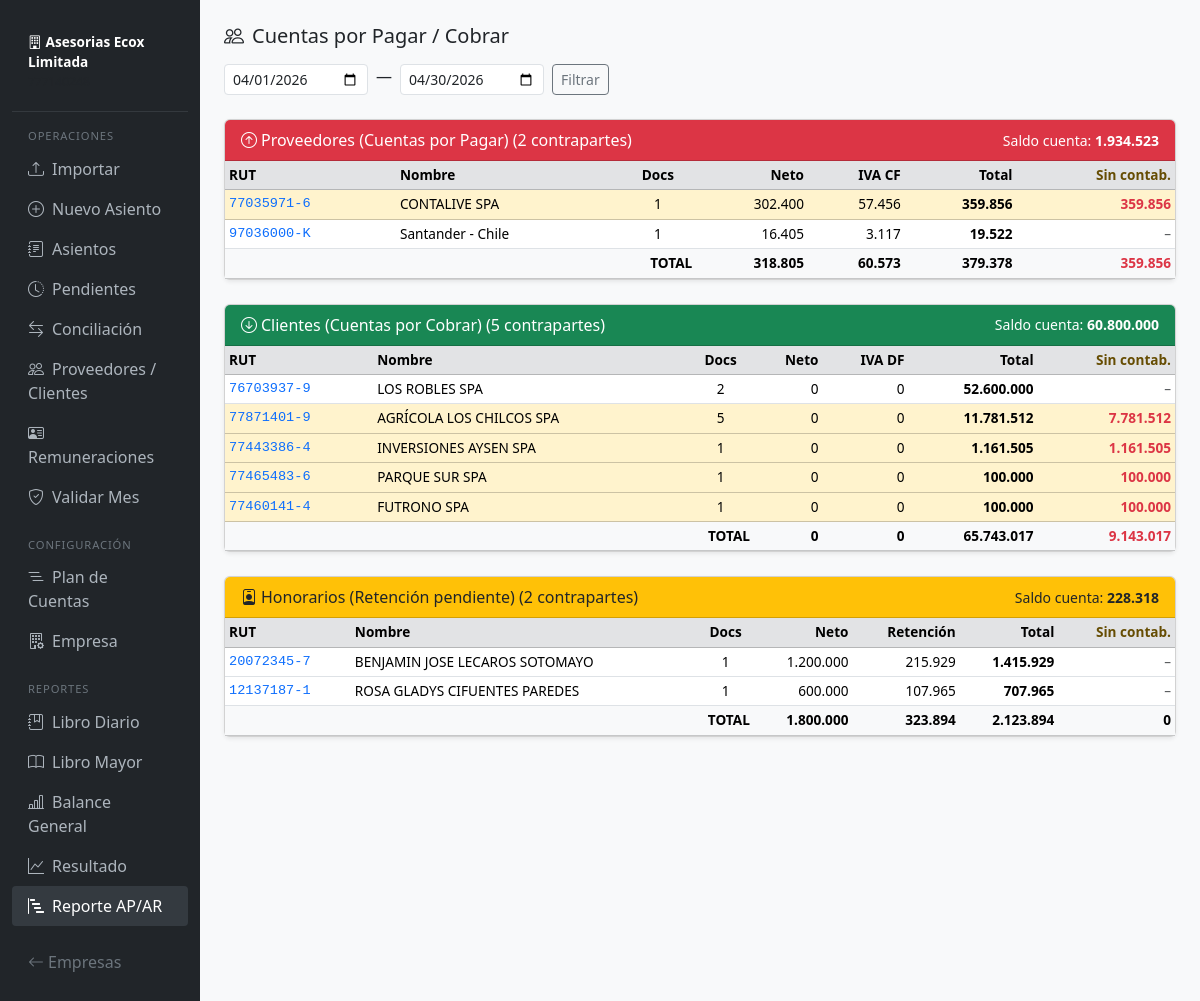
/empresa/2/reportes/ap-ar, run on the app's committed database.
### models.py (models this page shows, shortened)
class Empresa(db.Model):
    __tablename__ = 'empresas'
    id = db.Column(db.Integer, primary_key=True)
    rut = db.Column(db.String(12), unique=True, nullable=False)
    razon_social = db.Column(db.String(200), nullable=False)
    nombre_fantasia = db.Column(db.String(200))
    giro = db.Column(db.String(300))
    activa = db.Column(db.Boolean, default=True)
    clave_sii = db.Column(db.String(200))   # clave portal SII (opcional)
    cuentas = db.relationship('Cuenta', backref='empresa', lazy='dynamic')
    asientos = db.relationship('Asiento', backref='empresa', lazy='dynamic')
    documentos_sii = db.relationship('DocumentoSII', backref='empresa', lazy='dynamic')
    movimientos_banco = db.relationship('MovimientoBanco', backref='empresa', lazy='dynamic')
    reglas = db.relationship('ReglaClasificacion', backref='empresa', lazy='dynamic')

class DocumentoSII(db.Model):
    __tablename__ = 'documentos_sii'
    id = db.Column(db.Integer, primary_key=True)
    empresa_id = db.Column(db.Integer, db.ForeignKey('empresas.id'), nullable=False)
    tipo_libro = db.Column(db.String(15), nullable=False)  # COMPRAS, VENTAS, HONORARIOS
    tipo_dte = db.Column(db.String(10))                    # 33, 34, 39, 61, etc.
    folio = db.Column(db.String(20))
    fecha = db.Column(db.Date)
    rut_contraparte = db.Column(db.String(12))
    razon_social_contraparte = db.Column(db.String(200))
    monto_exento = db.Column(db.Float, default=0.0)
    monto_neto = db.Column(db.Float, default=0.0)
    iva = db.Column(db.Float, default=0.0)
    total = db.Column(db.Float, default=0.0)
    procesado = db.Column(db.Boolean, default=False)
    asiento_id = db.Column(db.Integer, db.ForeignKey('asientos.id'), nullable=True)
    archivo_origen = db.Column(db.String(300))
    conciliacion_id = db.Column(db.Integer, db.ForeignKey('conciliaciones.id'), nullable=True)
    asiento = db.relationship('Asiento', foreign_keys=[asiento_id])
    conciliacion = db.relationship('Conciliacion', backref=db.backref('documentos', lazy='select'))

### routes/reportes.py (the view, shortened to what this page needs)
@bp.route('/empresa/<int:eid>/reportes/ap-ar')
def ap_ar(eid):
    empresa = Empresa.query.get_or_404(eid)
    desde, hasta = _rango_fechas()
    rut_detalle = request.args.get('rut')
    tipo_detalle = request.args.get('tipo')  # COMPRAS, VENTAS, HONORARIOS
    def _resumen(tipo_libro):
        return (db.session.query(
            DocumentoSII.rut_contraparte,
            func.max(DocumentoSII.razon_social_contraparte).label('razon_social'),
            func.count(DocumentoSII.id).label('ndocs'),
            func.sum(DocumentoSII.monto_neto).label('total_neto'),
            func.sum(DocumentoSII.iva).label('total_iva'),
            func.sum(DocumentoSII.total).label('total_bruto'),
            func.sum(case(
                (DocumentoSII.procesado == False, DocumentoSII.total),
                else_=0
            )).label('sin_contabilizar'),
        )
        .filter(
            DocumentoSII.empresa_id == eid,
            DocumentoSII.tipo_libro == tipo_libro,
            DocumentoSII.fecha >= desde,
            DocumentoSII.fecha <= hasta,
        )
        .group_by(DocumentoSII.rut_contraparte)
        .order_by(func.sum(DocumentoSII.total).desc())
        .all())
    proveedores = _resumen('COMPRAS')
    clientes    = _resumen('VENTAS')
    honorarios  = _resumen('HONORARIOS')
    def _saldo_cuenta(codigo):
        c = Cuenta.query.filter_by(empresa_id=eid, codigo=codigo).first()
        return c.saldo(hasta=hasta) if c else 0.0
    saldo_proveedores = _saldo_cuenta('2.1.01')
    saldo_clientes    = _saldo_cuenta('1.1.03')
    saldo_honorarios  = _saldo_cuenta('2.1.04')
    docs_detalle = []
    return render_template('reportes/ap_ar.html',
        empresa=empresa, desde=desde, hasta=hasta,
        proveedores=proveedores, clientes=clientes, honorarios=honorarios,
        saldo_proveedores=saldo_proveedores,
        saldo_clientes=saldo_clientes,
        saldo_honorarios=saldo_honorarios,
        docs_detalle=docs_detalle,
        rut_detalle=rut_detalle,
        tipo_detalle=tipo_detalle,
    )

### models.py (called while the page is built)
    def saldo(self, desde=None, hasta=None):
        q = self.lineas.join(Asiento).filter(Asiento.estado == 'CONFIRMADO')
        if desde:
            q = q.filter(Asiento.fecha >= desde)
        if hasta:
            q = q.filter(Asiento.fecha <= hasta)
        lineas = q.all()
        debe = sum(l.debe for l in lineas)
        haber = sum(l.haber for l in lineas)
        return debe - haber if self.naturaleza == 'DEUDORA' else haber - debe

### routes/reportes.py (called while the page is built)
def _mes_anterior():
    hoy = date.today()
    if hoy.month == 1:
        y, m = hoy.year - 1, 12
    else:
        y, m = hoy.year, hoy.month - 1
    return date(y, m, 1), date(y, m, calendar.monthrange(y, m)[1])

def _rango_fechas():
    d_def, h_def = _mes_anterior()
    desde_str = request.args.get('desde', d_def.isoformat())
    hasta_str = request.args.get('hasta', h_def.isoformat())
    try:
        desde = date.fromisoformat(desde_str)
        hasta = date.fromisoformat(hasta_str)
    except ValueError:
        desde, hasta = _mes_anterior()
    return desde, hasta

### templates/reportes/ap_ar.html (shortened to what this page needs)
{% extends 'base.html' %}
{% block content %}
<h5 class="mb-3"><i class="bi bi-people me-2"></i>Cuentas por Pagar / Cobrar</h5>
<form class="row g-2 mb-4" method="get">
  <div class="col-auto">
    <input type="date" name="desde" class="form-control form-control-sm" value="{{ desde.isoformat() }}">
  </div>
  <div class="col-auto"><span class="pt-1">—</span></div>
  <div class="col-auto">
    <input type="date" name="hasta" class="form-control form-control-sm" value="{{ hasta.isoformat() }}">
  </div>
  <div class="col-auto">
    <button type="submit" class="btn btn-sm btn-outline-secondary">Filtrar</button>
  </div>
</form>
{% macro tabla_rut(filas, tipo, titulo, icono, color, saldo_cuenta, label_iva) %}
<div class="card shadow-sm mb-4">
  <div class="card-header bg-{{ color }} {% if color == 'warning' %}text-dark{% else %}text-white{% endif %}
              d-flex justify-content-between align-items-center">
    <span><i class="bi bi-{{ icono }} me-1"></i>{{ titulo }} ({{ filas|length }} contrapartes)</span>
    <span class="small">
      Saldo cuenta: <strong>{{ saldo_cuenta|clp }}</strong>
    </span>
  </div>
  {% if filas %}
  <div class="table-responsive">
    <table class="table table-sm table-hover mb-0">
      <thead class="table-secondary">
        <tr>
          <th>RUT</th><th>Nombre</th>
          <th class="text-center">Docs</th>
          <th class="text-end">Neto</th>
          <th class="text-end">{{ label_iva }}</th>
          <th class="text-end">Total</th>
          <th class="text-end text-warning-emphasis">Sin contab.</th>
        </tr>
      </thead>
      <tbody>
        {% for f in filas %}
        <tr class="{{ 'table-warning' if f.sin_contabilizar else '' }}">
          <td class="small font-monospace">
            <a href="{{ url_for('reportes.ap_ar', eid=empresa.id,
                        desde=desde.isoformat(), hasta=hasta.isoformat(),
                        rut=f.rut_contraparte, tipo=tipo) }}"
               class="text-decoration-none" title="Ver documentos de este RUT">
              {{ f.rut_contraparte }}
            </a>
          </td>
          <td class="small">{{ (f.razon_social or '')[:45] }}</td>
          <td class="text-center small">{{ f.ndocs }}</td>
          <td class="text-end small">{{ f.total_neto|clp }}</td>
          <td class="text-end small">{{ f.total_iva|clp }}</td>
          <td class="text-end small fw-semibold">{{ f.total_bruto|clp }}</td>
          <td class="text-end small {% if f.sin_contabilizar %}text-danger fw-semibold{% else %}text-muted{% endif %}">
            {{ f.sin_contabilizar|clp if f.sin_contabilizar else '–' }}
          </td>
        </tr>
        {% endfor %}
      </tbody>
      <tfoot class="fw-bold table-light">
        <tr>
          <td colspan="3" class="text-end">TOTAL</td>
          <td class="text-end">{{ filas|sum(attribute='total_neto')|clp }}</td>
          <td class="text-end">{{ filas|sum(attribute='total_iva')|clp }}</td>
          <td class="text-end">{{ filas|sum(attribute='total_bruto')|clp }}</td>
          <td class="text-end {% if filas|sum(attribute='sin_contabilizar') %}text-danger{% endif %}">
            {{ filas|sum(attribute='sin_contabilizar')|clp }}
          </td>
        </tr>
      </tfoot>
    </table>
  </div>
  {% else %}
  <div class="card-body text-muted small">No hay documentos en el período.</div>
  {% endif %}
</div>
{% endmacro %}
{{ tabla_rut(proveedores, 'COMPRAS',    'Proveedores (Cuentas por Pagar)', 'arrow-up-circle',   'danger',  saldo_proveedores, 'IVA CF') }}
{{ tabla_rut(clientes,    'VENTAS',     'Clientes (Cuentas por Cobrar)',    'arrow-down-circle', 'success', saldo_clientes,    'IVA DF') }}
{{ tabla_rut(honorarios,  'HONORARIOS', 'Honorarios (Retención pendiente)', 'person-badge',      'warning', saldo_honorarios,  'Retención') }}
{% endblock %}

### templates/base.html (shortened to what this page needs)
<!DOCTYPE html>
<html lang="es">
<head>
  <link href="https://cdn.jsdelivr.net/npm/bootstrap@5.3.3/dist/css/bootstrap.min.css" rel="stylesheet">
  <link href="https://cdn.jsdelivr.net/npm/bootstrap-icons@1.11.3/font/bootstrap-icons.min.css" rel="stylesheet">
  <link href="https://cdn.jsdelivr.net/npm/tom-select@2.3.1/dist/css/tom-select.bootstrap5.min.css" rel="stylesheet">
</head>
<body>
<div class="container-fluid">
  <div class="row">
    {% if empresa is defined and empresa %}
    <nav class="col-md-2 sidebar d-flex flex-column py-3">
      <div class="empresa-nombre">
        <i class="bi bi-building me-1"></i>{{ empresa.nombre_fantasia or empresa.razon_social }}
        <div class="text-muted" style="font-size:.75rem;font-weight:400">{{ empresa.rut }}</div>
      </div>
      <hr class="text-secondary my-1">
      <div class="nav-section">Operaciones</div>
      <ul class="nav flex-column">
        <li><a class="nav-link {% if 'importar' in request.endpoint %}active{% endif %}"
               href="{{ url_for('importar.index', eid=empresa.id) }}">
          <i class="bi bi-upload me-2"></i>Importar</a></li>
        <li><a class="nav-link {% if request.endpoint=='asientos.nuevo' %}active{% endif %}"
               href="{{ url_for('asientos.nuevo', eid=empresa.id) }}">
          <i class="bi bi-plus-circle me-2"></i>Nuevo Asiento</a></li>
        <li><a class="nav-link {% if request.endpoint=='asientos.lista' %}active{% endif %}"
               href="{{ url_for('asientos.lista', eid=empresa.id) }}">
          <i class="bi bi-journal-text me-2"></i>Asientos</a></li>
        <li><a class="nav-link {% if 'pendientes' in request.endpoint %}active{% endif %}"
               href="{{ url_for('pendientes.index', eid=empresa.id) }}">
          <i class="bi bi-clock-history me-2"></i>Pendientes
        </a></li>
        <li><a class="nav-link {% if 'conciliacion' in request.endpoint %}active{% endif %}"
               href="{{ url_for('conciliacion.index', eid=empresa.id) }}">
          <i class="bi bi-arrow-left-right me-2"></i>Conciliación</a></li>
        <li><a class="nav-link {% if 'contrapartes' in request.endpoint %}active{% endif %}"
               href="{{ url_for('contrapartes.index', eid=empresa.id) }}">
          <i class="bi bi-people me-2"></i>Proveedores / Clientes</a></li>
        <li><a class="nav-link {% if 'remuneraciones' in request.endpoint %}active{% endif %}"
               href="{{ url_for('remuneraciones.index', eid=empresa.id) }}">
          <i class="bi bi-person-vcard me-2"></i>Remuneraciones</a></li>
        <li><a class="nav-link {% if 'validacion' in request.endpoint %}active{% endif %}"
               href="{{ url_for('validacion.index', eid=empresa.id) }}">
          <i class="bi bi-shield-check me-2"></i>Validar Mes</a></li>
      </ul>
      <div class="nav-section mt-2">Configuración</div>
      <ul class="nav flex-column">
        <li><a class="nav-link {% if 'cuentas' in request.endpoint %}active{% endif %}"
               href="{{ url_for('cuentas.lista', eid=empresa.id) }}">
          <i class="bi bi-list-nested me-2"></i>Plan de Cuentas</a></li>
        <li><a class="nav-link {% if request.endpoint in ('empresas.editar',) %}active{% endif %}"
               href="{{ url_for('empresas.editar', eid=empresa.id) }}">
          <i class="bi bi-building-gear me-2"></i>Empresa</a></li>
      </ul>
      <div class="nav-section mt-2">Reportes</div>
      <ul class="nav flex-column">
        <li><a class="nav-link {% if request.endpoint in ('reportes.diario','reportes.diario_imprimir') %}active{% endif %}"
               href="{{ url_for('reportes.diario', eid=empresa.id) }}">
          <i class="bi bi-journal-bookmark me-2"></i>Libro Diario</a></li>
        <li><a class="nav-link {% if request.endpoint in ('reportes.mayor','reportes.mayor_imprimir') %}active{% endif %}"
               href="{{ url_for('reportes.mayor', eid=empresa.id) }}">
          <i class="bi bi-book me-2"></i>Libro Mayor</a></li>
        <li><a class="nav-link {% if request.endpoint in ('reportes.balance','reportes.balance_imprimir') %}active{% endif %}"
               href="{{ url_for('reportes.balance', eid=empresa.id) }}">
          <i class="bi bi-bar-chart-line me-2"></i>Balance General</a></li>
        <li><a class="nav-link {% if request.endpoint=='reportes.resultado' %}active{% endif %}"
               href="{{ url_for('reportes.resultado', eid=empresa.id) }}">
          <i class="bi bi-graph-up me-2"></i>Resultado</a></li>
        <li><a class="nav-link {% if request.endpoint=='reportes.ap_ar' %}active{% endif %}"
               href="{{ url_for('reportes.ap_ar', eid=empresa.id) }}">
          <i class="bi bi-bar-chart-steps me-2"></i>Reporte AP/AR</a></li>
      </ul>
      <div class="mt-auto pt-3 pb-2">
        <a class="nav-link text-secondary" href="{{ url_for('main.index') }}">
          <i class="bi bi-arrow-left me-1"></i>Empresas
        </a>
      </div>
    </nav>
    <main class="col-md-10 main-content">
    {% else %}
    <main class="col-12 main-content">
    {% endif %}
      {% block content %}{% endblock %}
    </main>
  </div>
</div>
</body>
</html>

### templates/base.html (style rules this page uses)
body { background: #f8f9fa; }
.sidebar { min-height: 100vh; background: #212529; }
.sidebar .nav-link { color: #adb5bd; padding: .5rem 1rem; }
.sidebar .nav-link:hover, .sidebar .nav-link.active { color: #fff; background: #343a40; border-radius: 4px; }
.sidebar .nav-section { color: #6c757d; font-size: .7rem; text-transform: uppercase; letter-spacing: .08em; padding: .75rem 1rem .25rem; }
.sidebar .empresa-nombre { font-size: .85rem; font-weight: 600; color: #fff; padding: 1rem; }
.main-content { padding: 1.5rem; }
.table-sm td, .table-sm th { font-size: .85rem; }

### data on the page
Empresa: nombre_fantasia+razon_social "Asesorias Ecox Limitada"
DocumentoSII: rut_contraparte "77035971-6", razon_social_contraparte "CONTALIVE SPA", ndocs "1", total_neto|clp "302.400", total_iva|clp "57.456", total_bruto|clp "359.856", sin_contabilizar|clp "359.856"
DocumentoSII: rut_contraparte "77443386-4", razon_social_contraparte "INVERSIONES AYSEN SPA", ndocs "1", total_neto|clp "0", total_iva|clp "0", total_bruto|clp "1.161.505", sin_contabilizar|clp "1.161.505"

### other printed values
{{ titulo }} "Proveedores (Cuentas por Pagar) Clientes (Cuentas por Cobrar) Honorarios (Retención pendiente)"
{{ filas|length }} "2 5 2"
{{ saldo_cuenta|clp }} "1.934.523 60.800.000 228.318"
{{ label_iva }} "IVA CF IVA DF Retención"
{{ f.rut_contraparte }} "97036000-K" "76703937-9" "77871401-9" "77465483-6" "77460141-4" "20072345-7" "12137187-1"
{{ (f.razon_social or '')[:45] }} "Santander - Chile" "LOS ROBLES SPA" "AGRÍCOLA LOS CHILCOS SPA" "PARQUE SUR SPA" "FUTRONO SPA" "BENJAMIN JOSE LECAROS SOTOMAYO" "ROSA GLADYS CIFUENTES PAREDES"
{{ f.ndocs }} "1" "2" "5" "1" "1" "1" "1"
{{ f.total_neto|clp }} "16.405" "0" "0" "0" "0" "1.200.000" "600.000"
{{ f.total_iva|clp }} "3.117" "0" "0" "0" "0" "215.929" "107.965"
{{ f.total_bruto|clp }} "19.522" "52.600.000" "11.781.512" "100.000" "100.000" "1.415.929" "707.965"
{{ f.sin_contabilizar|clp if f.sin_contabilizar else '–' }} "–" "–" "7.781.512" "100.000" "100.000" "–" "–"
{{ filas|sum(attribute='total_neto')|clp }} "318.805 0 1.800.000"
{{ filas|sum(attribute='total_iva')|clp }} "60.573 0 323.894"
{{ filas|sum(attribute='total_bruto')|clp }} "379.378 65.743.017 2.123.894"
{{ filas|sum(attribute='sin_contabilizar')|clp }} "359.856 9.143.017 0"
